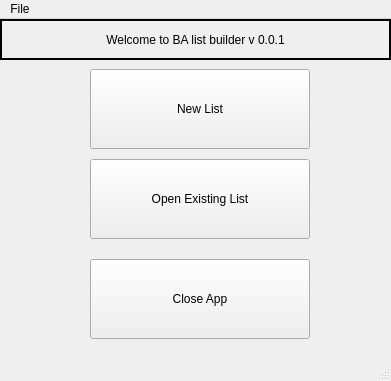
<?xml version="1.0" encoding="UTF-8"?>
<ui version="4.0">
 <class>BAAmainMenuWindow</class>
 <widget class="QMainWindow" name="BAAmainMenuWindow">
  <property name="geometry">
   <rect>
    <x>0</x>
    <y>0</y>
    <width>391</width>
    <height>381</height>
   </rect>
  </property>
  <property name="windowTitle">
   <string>Boarding Actions App</string>
  </property>
  <widget class="QWidget" name="centralwidget">
   <widget class="QLabel" name="label">
    <property name="geometry">
     <rect>
      <x>0</x>
      <y>0</y>
      <width>391</width>
      <height>41</height>
     </rect>
    </property>
    <property name="frameShape">
     <enum>QFrame::WinPanel</enum>
    </property>
    <property name="text">
     <string>Welcome to BA list builder v 0.0.1</string>
    </property>
    <property name="alignment">
     <set>Qt::AlignCenter</set>
    </property>
   </widget>
   <widget class="QToolButton" name="open_list_button">
    <property name="geometry">
     <rect>
      <x>90</x>
      <y>140</y>
      <width>220</width>
      <height>80</height>
     </rect>
    </property>
    <property name="text">
     <string>Open Existing List</string>
    </property>
   </widget>
   <widget class="QToolButton" name="close_app_button">
    <property name="geometry">
     <rect>
      <x>90</x>
      <y>240</y>
      <width>220</width>
      <height>80</height>
     </rect>
    </property>
    <property name="sizePolicy">
     <sizepolicy hsizetype="Fixed" vsizetype="Fixed">
      <horstretch>0</horstretch>
      <verstretch>0</verstretch>
     </sizepolicy>
    </property>
    <property name="text">
     <string>Close App</string>
    </property>
   </widget>
   <widget class="QToolButton" name="new_list_button">
    <property name="geometry">
     <rect>
      <x>90</x>
      <y>50</y>
      <width>220</width>
      <height>80</height>
     </rect>
    </property>
    <property name="text">
     <string>New List</string>
    </property>
   </widget>
  </widget>
  <widget class="QMenuBar" name="menubar">
   <property name="geometry">
    <rect>
     <x>0</x>
     <y>0</y>
     <width>391</width>
     <height>24</height>
    </rect>
   </property>
   <widget class="QMenu" name="menuFile">
    <property name="title">
     <string>File</string>
    </property>
    <addaction name="actionNew_menu"/>
    <addaction name="actionOpen_menu"/>
    <addaction name="actionSave_menu"/>
    <addaction name="actionSave_As_menu"/>
    <addaction name="actionExit_menu"/>
   </widget>
   <addaction name="menuFile"/>
  </widget>
  <widget class="QStatusBar" name="statusbar"/>
  <action name="actionNew_List">
   <property name="text">
    <string>New List</string>
   </property>
  </action>
  <action name="actionOpen_List">
   <property name="text">
    <string>Open List</string>
   </property>
  </action>
  <action name="actionExit">
   <property name="text">
    <string>Exit</string>
   </property>
  </action>
  <action name="actionNew">
   <property name="text">
    <string>New</string>
   </property>
  </action>
  <action name="actionNew_menu">
   <property name="text">
    <string>New</string>
   </property>
   <property name="toolTip">
    <string>New List</string>
   </property>
   <property name="shortcut">
    <string>Ctrl+N</string>
   </property>
  </action>
  <action name="actionOpen_menu">
   <property name="text">
    <string>Open</string>
   </property>
   <property name="toolTip">
    <string>Open existing list</string>
   </property>
   <property name="shortcut">
    <string>Ctrl+O</string>
   </property>
  </action>
  <action name="actionSave_menu">
   <property name="text">
    <string>Save</string>
   </property>
   <property name="shortcut">
    <string>Ctrl+S</string>
   </property>
  </action>
  <action name="actionSave_As_menu">
   <property name="text">
    <string>Save As</string>
   </property>
   <property name="shortcut">
    <string>Ctrl+Shift+S</string>
   </property>
  </action>
  <action name="actionExit_menu">
   <property name="text">
    <string>Close</string>
   </property>
   <property name="shortcut">
    <string>Ctrl+Shift+E</string>
   </property>
  </action>
 </widget>
 <resources/>
 <connections/>
</ui>
